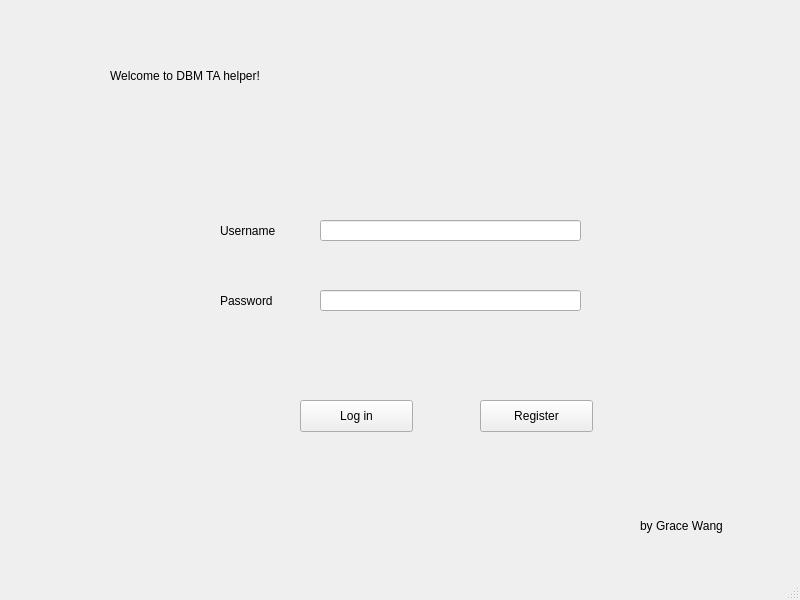
<?xml version="1.0" encoding="UTF-8"?>
<ui version="4.0">
 <class>MainWindow</class>
 <widget class="QMainWindow" name="MainWindow">
  <property name="geometry">
   <rect>
    <x>0</x>
    <y>0</y>
    <width>800</width>
    <height>600</height>
   </rect>
  </property>
  <property name="windowTitle">
   <string>MainWindow</string>
  </property>
  <widget class="QWidget" name="centralwidget">
   <widget class="QLabel" name="label">
    <property name="geometry">
     <rect>
      <x>110</x>
      <y>50</y>
      <width>481</width>
      <height>51</height>
     </rect>
    </property>
    <property name="text">
     <string>Welcome to DBM TA helper!</string>
    </property>
   </widget>
   <widget class="QLabel" name="label_2">
    <property name="geometry">
     <rect>
      <x>220</x>
      <y>210</y>
      <width>131</width>
      <height>41</height>
     </rect>
    </property>
    <property name="text">
     <string>Username</string>
    </property>
   </widget>
   <widget class="QLabel" name="label_3">
    <property name="geometry">
     <rect>
      <x>220</x>
      <y>280</y>
      <width>131</width>
      <height>41</height>
     </rect>
    </property>
    <property name="text">
     <string>Password</string>
    </property>
   </widget>
   <widget class="QLabel" name="label_4">
    <property name="geometry">
     <rect>
      <x>640</x>
      <y>510</y>
      <width>111</width>
      <height>31</height>
     </rect>
    </property>
    <property name="text">
     <string>by Grace Wang</string>
    </property>
   </widget>
   <widget class="QPushButton" name="pushButton">
    <property name="geometry">
     <rect>
      <x>300</x>
      <y>400</y>
      <width>113</width>
      <height>32</height>
     </rect>
    </property>
    <property name="text">
     <string>Log in</string>
    </property>
   </widget>
   <widget class="QPushButton" name="pushButton_2">
    <property name="geometry">
     <rect>
      <x>480</x>
      <y>400</y>
      <width>113</width>
      <height>32</height>
     </rect>
    </property>
    <property name="text">
     <string>Register</string>
    </property>
   </widget>
   <widget class="QLineEdit" name="lineEdit">
    <property name="geometry">
     <rect>
      <x>320</x>
      <y>220</y>
      <width>261</width>
      <height>21</height>
     </rect>
    </property>
   </widget>
   <widget class="QLineEdit" name="lineEdit_2">
    <property name="geometry">
     <rect>
      <x>320</x>
      <y>290</y>
      <width>261</width>
      <height>21</height>
     </rect>
    </property>
   </widget>
  </widget>
  <widget class="QMenuBar" name="menubar">
   <property name="geometry">
    <rect>
     <x>0</x>
     <y>0</y>
     <width>800</width>
     <height>22</height>
    </rect>
   </property>
  </widget>
  <widget class="QStatusBar" name="statusbar"/>
 </widget>
 <resources/>
 <connections/>
</ui>
